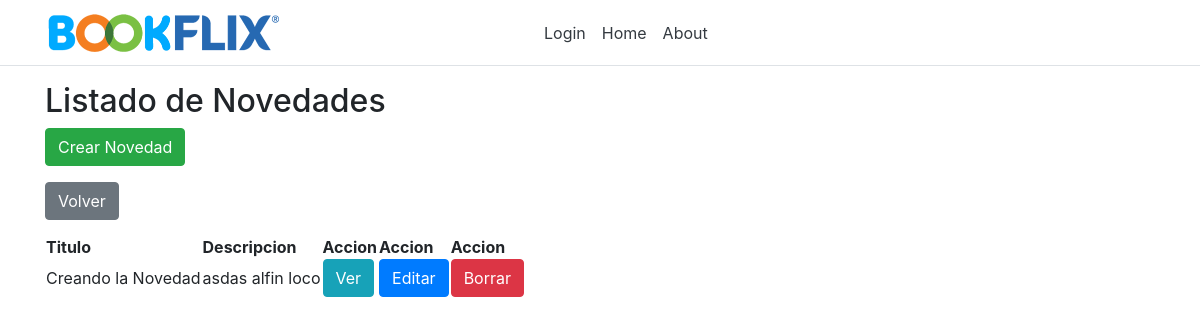
Before: /listNovedades/ (signed in) with the older database file.
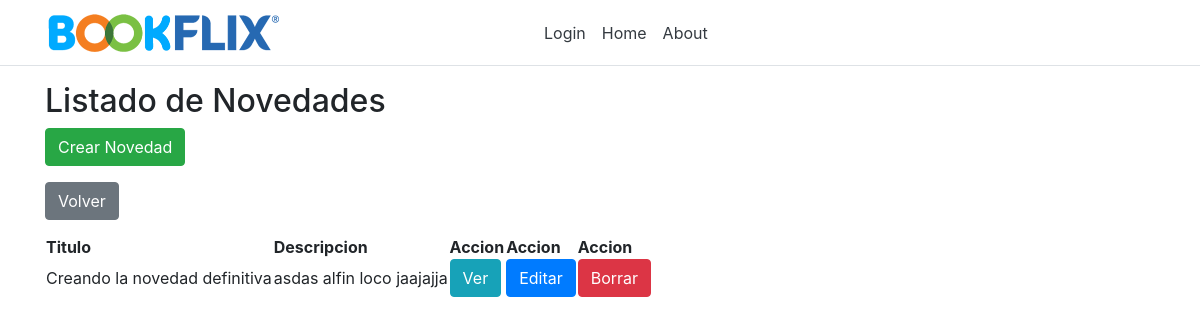
After: the same page with the newer database file.
### app/models.py (models this page shows, shortened)
class Novedad(models.Model):
    id = models.AutoField(primary_key=True)
    titulo = models.CharField(max_length=50)
    descripcion = models.CharField(max_length=255)
    archivo = models.FileField(upload_to='images/')

### app/views.py (the view)
# urls.py: path('listNovedades/', views.listNovedades),
def listNovedades(request):
    novedades = Novedad.objects.all()
    return render(request, "shared/listOfNovedades.html", {'novedades': novedades})

### app/models.py (called while the page is built)
    @property
    def is_active(self):
        return self.active

### app/templates/shared/listOfNovedades.html
{% extends 'default/layout.html' %}
{% block share %}
<h2>Listado de Novedades</h2>
<form method="get" action="/createNovedad">
    <button class="btn btn-success" type="submit">Crear Novedad</button>
  </form>
  <form>
    <input class="btn btn-secondary" type="button" value="Volver" onclick="history.back()">
  </form>
<table>
    <thead>
        <tr>
            <th>Titulo</th>
            <th>Descripcion</th>
            <th>Accion</th>
            <th>Accion</th>
            <th>Accion</th>
        </tr>
    </thead>
    <tbody>
        {% for novedad in novedades %}
        <tr>
            <td>{{ novedad.titulo }}</td>
            <td>{{ novedad.descripcion }}</td>
            <td><a class="btn btn-info" role="button" href="/viewNovedad/{{ novedad.id }}">Ver</a></td>
            <td><a class="btn btn-primary" role="button" href="/editNovedad/{{ novedad.id }}">Editar</a></td>
            <td><a class="btn btn-danger" role="button" href="/deleteNovedad/{{ novedad.id }}"
          onClick="return confirm('¿Seguro que quieres borrar a {{novedad.titulo}?');">
            Borrar</a></td>
        </tr>
        {% endfor %}
    </tbody>
</table>
{% endblock %}

Changed rows visible on the page:
changed Novedad: titulo "Creando la Novedad" → "Creando la novedad definitiva"; descripcion "asdas alfin loco" → "asdas alfin loco jaajajja"
